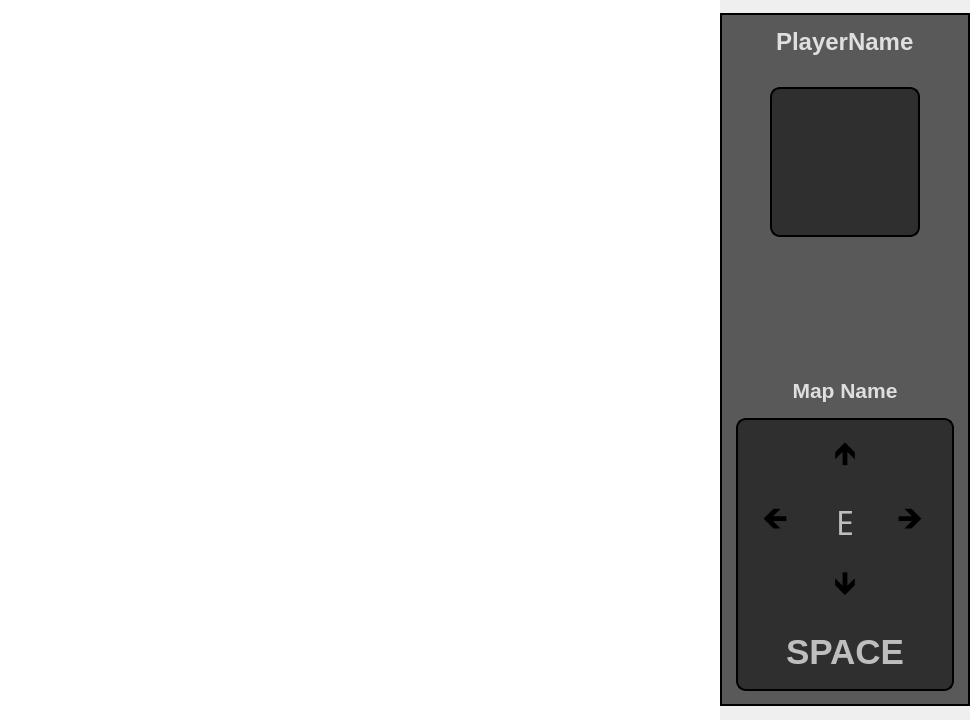
<?xml version="1.0" encoding="UTF-8"?>
<ui version="4.0">
 <class>GameFieldUI</class>
 <widget class="QWidget" name="GameFieldUI">
  <property name="geometry">
   <rect>
    <x>0</x>
    <y>0</y>
    <width>1040</width>
    <height>720</height>
   </rect>
  </property>
  <property name="windowTitle">
   <string>Form</string>
  </property>
  <layout class="QHBoxLayout" name="horizontalLayout" stretch="2,0">
   <property name="spacing">
    <number>0</number>
   </property>
   <property name="sizeConstraint">
    <enum>QLayout::SetFixedSize</enum>
   </property>
   <property name="leftMargin">
    <number>0</number>
   </property>
   <property name="topMargin">
    <number>0</number>
   </property>
   <property name="rightMargin">
    <number>0</number>
   </property>
   <property name="bottomMargin">
    <number>0</number>
   </property>
   <item>
    <widget class="QWidget" name="gameFieldContainer" native="true">
     <property name="minimumSize">
      <size>
       <width>720</width>
       <height>720</height>
      </size>
     </property>
     <property name="maximumSize">
      <size>
       <width>720</width>
       <height>720</height>
      </size>
     </property>
     <property name="styleSheet">
      <string notr="true">#gameFieldContainer{
background-color: #ffffff;
}</string>
     </property>
     <layout class="QGridLayout" name="gameFieldGrid">
      <property name="leftMargin">
       <number>0</number>
      </property>
      <property name="topMargin">
       <number>0</number>
      </property>
      <property name="rightMargin">
       <number>0</number>
      </property>
      <property name="bottomMargin">
       <number>0</number>
      </property>
      <property name="spacing">
       <number>0</number>
      </property>
     </layout>
    </widget>
   </item>
   <item>
    <widget class="QWidget" name="RightSidebar" native="true">
     <property name="styleSheet">
      <string notr="true">#RightSidebar{
background-color: rgba(0,0,0,160);
border: 2px solid black;
}</string>
     </property>
     <layout class="QVBoxLayout" name="verticalLayout">
      <property name="spacing">
       <number>15</number>
      </property>
      <property name="sizeConstraint">
       <enum>QLayout::SetFixedSize</enum>
      </property>
      <property name="leftMargin">
       <number>0</number>
      </property>
      <property name="topMargin">
       <number>0</number>
      </property>
      <property name="rightMargin">
       <number>0</number>
      </property>
      <property name="bottomMargin">
       <number>15</number>
      </property>
      <item alignment="Qt::AlignHCenter">
       <widget class="QWidget" name="SidebarTopWidget" native="true">
        <property name="sizePolicy">
         <sizepolicy hsizetype="Fixed" vsizetype="Fixed">
          <horstretch>0</horstretch>
          <verstretch>0</verstretch>
         </sizepolicy>
        </property>
        <property name="minimumSize">
         <size>
          <width>250</width>
          <height>350</height>
         </size>
        </property>
        <layout class="QVBoxLayout" name="verticalLayout_2" stretch="1,5">
         <property name="leftMargin">
          <number>0</number>
         </property>
         <property name="topMargin">
          <number>15</number>
         </property>
         <property name="rightMargin">
          <number>0</number>
         </property>
         <item alignment="Qt::AlignHCenter|Qt::AlignTop">
          <widget class="QLabel" name="playerNameLabel">
           <property name="font">
            <font>
             <pointsize>18</pointsize>
             <weight>75</weight>
             <bold>true</bold>
            </font>
           </property>
           <property name="styleSheet">
            <string notr="true">#playerNameLabel{
color: #dfdfdf;
}</string>
           </property>
           <property name="text">
            <string>PlayerName</string>
           </property>
          </widget>
         </item>
         <item alignment="Qt::AlignHCenter|Qt::AlignTop">
          <widget class="PaintedWidget" name="playerPortraitWidget" native="true">
           <property name="minimumSize">
            <size>
             <width>150</width>
             <height>150</height>
            </size>
           </property>
           <property name="maximumSize">
            <size>
             <width>150</width>
             <height>150</height>
            </size>
           </property>
           <property name="styleSheet">
            <string notr="true">#playerPortraitWidget{
background-color: rgba(0,0,0,120);
border: 2px solid black;
border-radius: 10px;
}</string>
           </property>
          </widget>
         </item>
        </layout>
       </widget>
      </item>
      <item alignment="Qt::AlignBottom">
       <widget class="QLabel" name="mapNameLabel">
        <property name="font">
         <font>
          <pointsize>16</pointsize>
          <weight>75</weight>
          <bold>true</bold>
         </font>
        </property>
        <property name="styleSheet">
         <string notr="true">#mapNameLabel{
color: #dfdfdf;
}</string>
        </property>
        <property name="text">
         <string>Map Name</string>
        </property>
        <property name="alignment">
         <set>Qt::AlignCenter</set>
        </property>
       </widget>
      </item>
      <item alignment="Qt::AlignHCenter|Qt::AlignBottom">
       <widget class="QWidget" name="navWidget" native="true">
        <property name="sizePolicy">
         <sizepolicy hsizetype="Fixed" vsizetype="Fixed">
          <horstretch>0</horstretch>
          <verstretch>0</verstretch>
         </sizepolicy>
        </property>
        <property name="styleSheet">
         <string notr="true">#navWidget{
background-color: rgba(0,0,0,120);
border: 2px solid black;
border-radius: 10px;
}</string>
        </property>
        <layout class="QGridLayout" name="gridLayout" rowstretch="0,0,0,0" columnstretch="0,0,0">
         <property name="horizontalSpacing">
          <number>0</number>
         </property>
         <property name="verticalSpacing">
          <number>5</number>
         </property>
         <item row="1" column="0">
          <widget class="QPushButton" name="navLeft">
           <property name="sizePolicy">
            <sizepolicy hsizetype="Minimum" vsizetype="Preferred">
             <horstretch>0</horstretch>
             <verstretch>0</verstretch>
            </sizepolicy>
           </property>
           <property name="minimumSize">
            <size>
             <width>60</width>
             <height>60</height>
            </size>
           </property>
           <property name="maximumSize">
            <size>
             <width>60</width>
             <height>60</height>
            </size>
           </property>
           <property name="font">
            <font>
             <family>Cooper Black</family>
             <pointsize>24</pointsize>
             <weight>50</weight>
             <bold>false</bold>
            </font>
           </property>
           <property name="cursor">
            <cursorShape>ClosedHandCursor</cursorShape>
           </property>
           <property name="autoFillBackground">
            <bool>false</bool>
           </property>
           <property name="styleSheet">
            <string notr="true">QPushButton[flat=true]{
background-color: rgba(89, 22, 9,200);
color :  #dfdfdf;
border: 2px solid #cdcdcd;
border-radius: 20px;
}

QPushButton:pressed[flat=true]{
background-color: rgba(89, 22, 9,200);
color :  #eef205;
border: 2px solid #eef205;
border-radius: 20px;
}</string>
           </property>
           <property name="text">
            <string>🡸</string>
           </property>
           <property name="shortcut">
            <string>Left</string>
           </property>
           <property name="flat">
            <bool>true</bool>
           </property>
           <attribute name="buttonGroup">
            <string notr="true">navButtons</string>
           </attribute>
          </widget>
         </item>
         <item row="3" column="0" colspan="3">
          <widget class="QPushButton" name="navSpace">
           <property name="enabled">
            <bool>false</bool>
           </property>
           <property name="sizePolicy">
            <sizepolicy hsizetype="Minimum" vsizetype="Preferred">
             <horstretch>0</horstretch>
             <verstretch>0</verstretch>
            </sizepolicy>
           </property>
           <property name="minimumSize">
            <size>
             <width>200</width>
             <height>60</height>
            </size>
           </property>
           <property name="maximumSize">
            <size>
             <width>60</width>
             <height>60</height>
            </size>
           </property>
           <property name="font">
            <font>
             <family>Arial</family>
             <pointsize>26</pointsize>
             <weight>75</weight>
             <bold>true</bold>
            </font>
           </property>
           <property name="cursor">
            <cursorShape>PointingHandCursor</cursorShape>
           </property>
           <property name="autoFillBackground">
            <bool>false</bool>
           </property>
           <property name="styleSheet">
            <string notr="true">QPushButton[flat=true]{
background-color: rgba(89, 22, 9,200);
color :  #dfdfdf;
border: 2px solid #cdcdcd;
border-radius: 20px;
}

QPushButton:pressed[flat=true]{
background-color: rgba(89, 22, 9,200);
color :  #eef205;
border: 2px solid #eef205;
border-radius: 20px;
}

QPushButton:disabled[flat=true]{
background-color: rgba(74, 68, 68,170);
}</string>
           </property>
           <property name="text">
            <string>SPACE</string>
           </property>
           <property name="shortcut">
            <string>Space</string>
           </property>
           <property name="flat">
            <bool>true</bool>
           </property>
           <attribute name="buttonGroup">
            <string notr="true">navButtons</string>
           </attribute>
          </widget>
         </item>
         <item row="1" column="1">
          <widget class="QPushButton" name="navInteract">
           <property name="enabled">
            <bool>false</bool>
           </property>
           <property name="sizePolicy">
            <sizepolicy hsizetype="Minimum" vsizetype="Preferred">
             <horstretch>0</horstretch>
             <verstretch>0</verstretch>
            </sizepolicy>
           </property>
           <property name="minimumSize">
            <size>
             <width>60</width>
             <height>60</height>
            </size>
           </property>
           <property name="maximumSize">
            <size>
             <width>60</width>
             <height>60</height>
            </size>
           </property>
           <property name="font">
            <font>
             <family>Cooper Black</family>
             <pointsize>24</pointsize>
             <weight>50</weight>
             <bold>false</bold>
            </font>
           </property>
           <property name="cursor">
            <cursorShape>ClosedHandCursor</cursorShape>
           </property>
           <property name="autoFillBackground">
            <bool>false</bool>
           </property>
           <property name="styleSheet">
            <string notr="true">QPushButton[flat=true]{
background-color: rgba(89, 22, 9,200);
color :  #dfdfdf;
border: 2px solid #cdcdcd;
border-radius: 20px;
}

QPushButton:pressed[flat=true]{
background-color: rgba(89, 22, 9,200);
color :  #eef205;
border: 2px solid #eef205;
border-radius: 20px;
}

QPushButton:disabled[flat=true]{
background-color: rgba(74, 68, 68,170);
}</string>
           </property>
           <property name="text">
            <string>E</string>
           </property>
           <property name="shortcut">
            <string>E</string>
           </property>
           <property name="flat">
            <bool>true</bool>
           </property>
           <attribute name="buttonGroup">
            <string notr="true">navButtons</string>
           </attribute>
          </widget>
         </item>
         <item row="0" column="1">
          <widget class="QPushButton" name="navUp">
           <property name="sizePolicy">
            <sizepolicy hsizetype="Minimum" vsizetype="Preferred">
             <horstretch>0</horstretch>
             <verstretch>0</verstretch>
            </sizepolicy>
           </property>
           <property name="minimumSize">
            <size>
             <width>60</width>
             <height>60</height>
            </size>
           </property>
           <property name="maximumSize">
            <size>
             <width>60</width>
             <height>60</height>
            </size>
           </property>
           <property name="font">
            <font>
             <family>Cooper Black</family>
             <pointsize>24</pointsize>
            </font>
           </property>
           <property name="cursor">
            <cursorShape>PointingHandCursor</cursorShape>
           </property>
           <property name="autoFillBackground">
            <bool>false</bool>
           </property>
           <property name="styleSheet">
            <string notr="true">QPushButton[flat=true]{
background-color: rgba(89, 22, 9,200);
color :  #dfdfdf;
border: 2px solid #cdcdcd;
border-radius: 20px;
}

QPushButton:pressed[flat=true]{
background-color: rgba(89, 22, 9,200);
color :  #eef205;
border: 2px solid #eef205;
border-radius: 20px;
}</string>
           </property>
           <property name="text">
            <string>🡹</string>
           </property>
           <property name="shortcut">
            <string>Up</string>
           </property>
           <property name="flat">
            <bool>true</bool>
           </property>
           <attribute name="buttonGroup">
            <string notr="true">navButtons</string>
           </attribute>
          </widget>
         </item>
         <item row="2" column="1">
          <widget class="QPushButton" name="navDown">
           <property name="enabled">
            <bool>true</bool>
           </property>
           <property name="sizePolicy">
            <sizepolicy hsizetype="Minimum" vsizetype="Preferred">
             <horstretch>0</horstretch>
             <verstretch>0</verstretch>
            </sizepolicy>
           </property>
           <property name="minimumSize">
            <size>
             <width>60</width>
             <height>60</height>
            </size>
           </property>
           <property name="maximumSize">
            <size>
             <width>60</width>
             <height>60</height>
            </size>
           </property>
           <property name="font">
            <font>
             <family>Cooper Black</family>
             <pointsize>24</pointsize>
            </font>
           </property>
           <property name="cursor">
            <cursorShape>PointingHandCursor</cursorShape>
           </property>
           <property name="autoFillBackground">
            <bool>false</bool>
           </property>
           <property name="styleSheet">
            <string notr="true">QPushButton[flat=true]{
background-color: rgba(89, 22, 9,200);
color :  #dfdfdf;
border: 2px solid #cdcdcd;
border-radius: 20px;
}

QPushButton:pressed[flat=true]{
background-color: rgba(89, 22, 9,200);
color :  #eef205;
border: 2px solid #eef205;
border-radius: 20px;
}</string>
           </property>
           <property name="text">
            <string>🡻</string>
           </property>
           <property name="shortcut">
            <string>Down</string>
           </property>
           <property name="flat">
            <bool>true</bool>
           </property>
           <attribute name="buttonGroup">
            <string notr="true">navButtons</string>
           </attribute>
          </widget>
         </item>
         <item row="1" column="2">
          <widget class="QPushButton" name="navRight">
           <property name="sizePolicy">
            <sizepolicy hsizetype="Minimum" vsizetype="Preferred">
             <horstretch>0</horstretch>
             <verstretch>0</verstretch>
            </sizepolicy>
           </property>
           <property name="minimumSize">
            <size>
             <width>60</width>
             <height>60</height>
            </size>
           </property>
           <property name="maximumSize">
            <size>
             <width>60</width>
             <height>60</height>
            </size>
           </property>
           <property name="font">
            <font>
             <family>Cooper Black</family>
             <pointsize>24</pointsize>
            </font>
           </property>
           <property name="cursor">
            <cursorShape>PointingHandCursor</cursorShape>
           </property>
           <property name="layoutDirection">
            <enum>Qt::LeftToRight</enum>
           </property>
           <property name="autoFillBackground">
            <bool>false</bool>
           </property>
           <property name="styleSheet">
            <string notr="true">QPushButton[flat=true]{
background-color: rgba(89, 22, 9,200);
color :  #dfdfdf;
border: 2px solid #cdcdcd;
border-radius: 20px;
}

QPushButton:pressed[flat=true]{
background-color: rgba(89, 22, 9,200);
color :  #eef205;
border: 2px solid #eef205;
border-radius: 20px;
}</string>
           </property>
           <property name="text">
            <string>🡺</string>
           </property>
           <property name="shortcut">
            <string>Right</string>
           </property>
           <property name="flat">
            <bool>true</bool>
           </property>
           <attribute name="buttonGroup">
            <string notr="true">navButtons</string>
           </attribute>
          </widget>
         </item>
        </layout>
       </widget>
      </item>
     </layout>
    </widget>
   </item>
  </layout>
 </widget>
 <customwidgets>
  <customwidget>
   <class>PaintedWidget</class>
   <extends>QWidget</extends>
   <header>paintedwidget.h</header>
   <container>1</container>
  </customwidget>
 </customwidgets>
 <resources/>
 <connections/>
 <buttongroups>
  <buttongroup name="navButtons"/>
 </buttongroups>
</ui>
